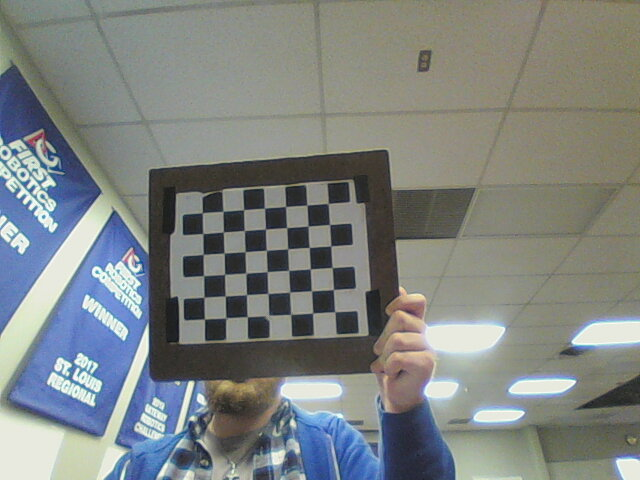
#> input picture assets/img/chessboard/2022-02-01-153053.jpg, 640 x 480 px; its folder holds only this picture in this run
$ python calibrate.py
#> lines starting #> are read from the running program, lines starting #| are printed output that depends on the picture; after the words box and inside, x2 and y2 are one past the last pixel; in counts of white or black regions, pixels touching at a corner belong together; long printed decimals are rounded
#!/bin/python
import numpy as np
import cv2
import glob

# termination criteria
criteria = (cv2.TERM_CRITERIA_EPS + cv2.TERM_CRITERIA_MAX_ITER, 30, 0.001)

# prepare object points, like (0,0,0), (1,0,0), (2,0,0) ....,(6,5,0)
objp = np.zeros((6 * 7, 3), np.float32)
objp[:, :2] = np.mgrid[0:7, 0:6].T.reshape(-1, 2)

# Arrays to store object points and image points from all the images.
objpoints = []  # 3d point in real world space
imgpoints = []  # 2d points in image plane.

images = glob.glob("../assets/img/chessboard/*.jpg")


for fname in images:
    img = cv2.imread(fname)
#> img is the input picture: shape (480, 640, 3); mean B, G, R 129.4, 131.7, 126.8
    gray = cv2.cvtColor(img, cv2.COLOR_BGR2GRAY)
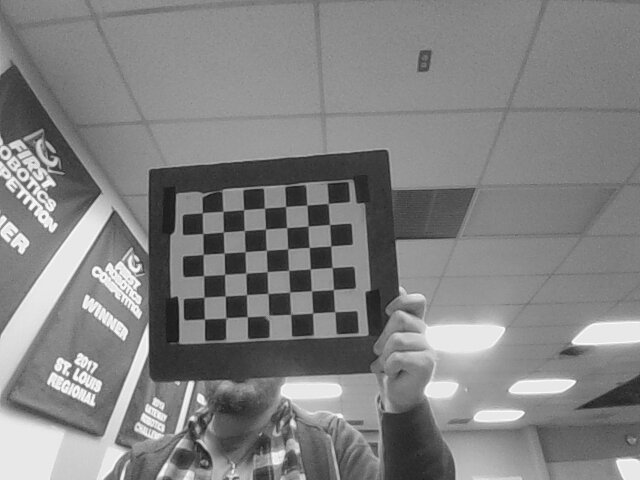
#> gray: shape (480, 640); min 18, max 255, mean 129.9

    # Find the chess board corners
    ret, corners = cv2.findChessboardCorners(gray, (7, 6), None)
#> ret = True; corners = 42 rows, first 8: [335, 311.5], [312.6, 313], [290.6, 314.1], [267, 315.5], [247.4, 316.8], [226.9, 318.5], [204.6, 319], [333.3, 289.6]

    # If found, add object points, image points (after refining them)
    if ret == True:
        objpoints.append(objp)

        corners2 = cv2.cornerSubPix(gray, corners, (11, 11), (-1, -1), criteria)
#> corners2 = 42 rows, first 8: [334.7, 311.7], [312.7, 313], [290.7, 314.3], [268.1, 316], [247.2, 316.6], [225.8, 317.9], [204.5, 318.9], [333.4, 289.5]
        imgpoints.append(corners2)

        # Draw and display the corners
        img = cv2.drawChessboardCorners(img, (7, 6), corners2, ret)
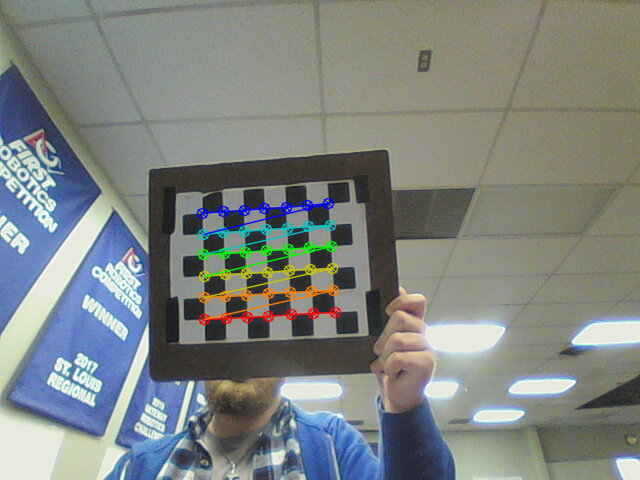
#> img: shape (480, 640, 3); 2.38% of pixels changed, all inside (x1, y1, x2, y2) = (196, 197, 342, 326)
        cv2.imshow("img", img)
        cv2.waitKey(500)

cv2.destroyAllWindows()

ret, mtx, dist, rvecs, tvecs = cv2.calibrateCamera(
    objpoints, imgpoints, gray.shape[::-1], None, None
)
#> ret = 0.147; mtx = [[337.3, 0, 332.1], [0, 335.9, 254.5], [0, 0, 1]]; dist = [[0.209, -1.83, -0.00538, -0.00113, 5.22]]; rvecs = ([0.118, 0.172, 3.07],); tvecs = ([0.116, 2.58, 15.15],)

print(f"Camera Matrix: \n {mtx}")
#| Camera Matrix:
#|  [[337.295    0.         332.130]
#|  [  0.         335.939 254.516]
#|  [  0.           0.           1.        ]]
print(f"Distortion Coeffecients: \n {dist}")
#| Distortion Coeffecients:
#|  [[ 2.08699302e-01 -1.82568058e+00 -5.37874114e-03 -1.13435444e-03
#|    5.22099909e+00]]

$ run again, on assets/img/chessboard/2022-02-01-153106.jpg
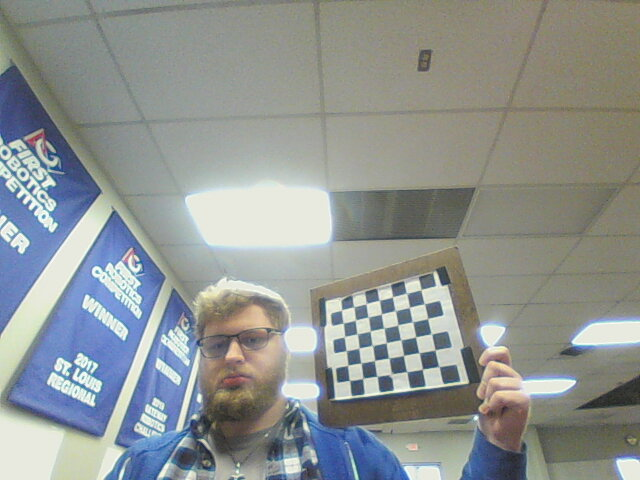
#> input picture assets/img/chessboard/2022-02-01-153106.jpg, 640 x 480 px
#> img is the input picture: shape (480, 640, 3); mean B, G, R 146.1, 148.2, 143.3
#> `gray = cv2.cvtColor(img, cv2.COLOR_BGR2GRAY)`:
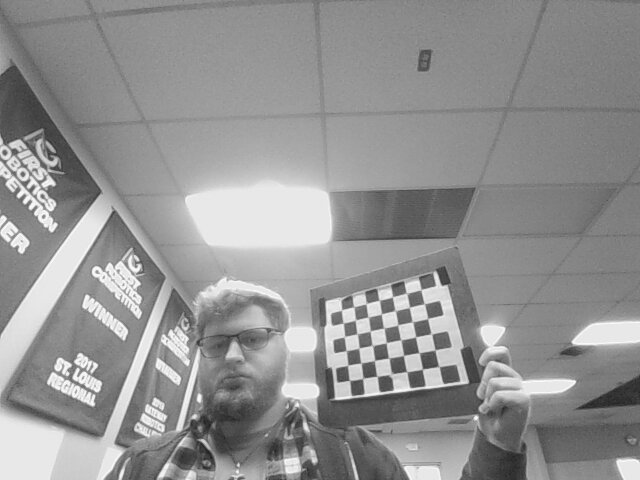
#> gray: shape (480, 640); min 29, max 255, mean 146.5
#> `ret, corners = cv2.findChessboardCorners(gray, (7, 6), None)`: ret = True; corners = 42 rows, first 8: [438.6, 366.4], [422.5, 369], [407.1, 371.8], [392, 375], [377.2, 376.7], [363.1, 378.2], [349.6, 380.5], [435.1, 349.9]
#> corners2 = 42 rows, first 8: [438.8, 366.5], [422.4, 369.2], [406.6, 371.7], [391.2, 374.4], [377.1, 376.2], [362.6, 378.4], [349.5, 380.6], [434.9, 350]
#> `img = cv2.drawChessboardCorners(img, (7, 6), corners2, ret)`:
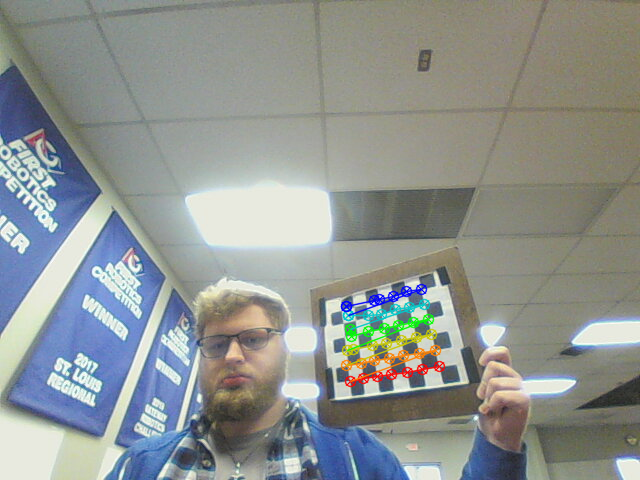
#> img: shape (480, 640, 3); 1.77% of pixels changed, all inside (x1, y1, x2, y2) = (340, 283, 446, 388)
#> `ret, mtx, dist, rvecs, tvecs = cv2.calibrateCamera( objpoints, imgpoin..`: ret = 3.15; mtx = [[223.5, 0, 332.4], [0, 335.2, 263.5], [0, 0, 1]]; dist = [[2.39, -19.65, -0.0632, 0.17, 42.66]]; rvecs = ([0.383, 1.17, 2.77],); tvecs = ([6.74, 4.94, 17.27],)
#| Camera Matrix:
#|  [[223.531   0.         332.352]
#|  [  0.         335.179 263.492]
#|  [  0.           0.           1.        ]]
#| Distortion Coeffecients:
#|  [[  2.392 -19.648  -0.06324   0.17  42.661]]

$ run again, on assets/img/chessboard/2022-02-01-153112.jpg
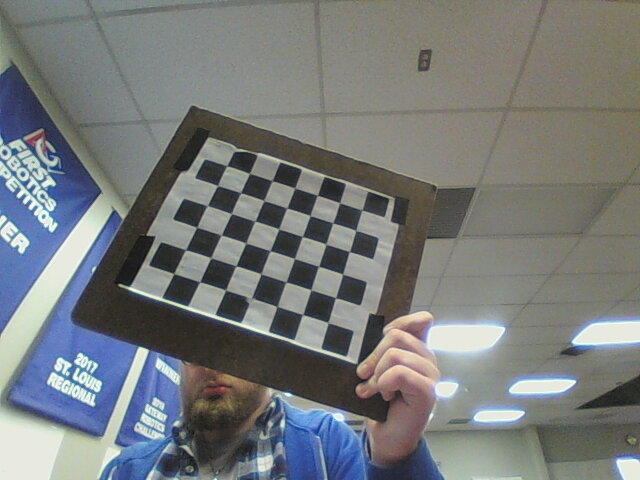
#> input picture assets/img/chessboard/2022-02-01-153112.jpg, 640 x 480 px
#> img is the input picture: shape (480, 640, 3); mean B, G, R 122.2, 122.5, 118.8
#> `gray = cv2.cvtColor(img, cv2.COLOR_BGR2GRAY)`:
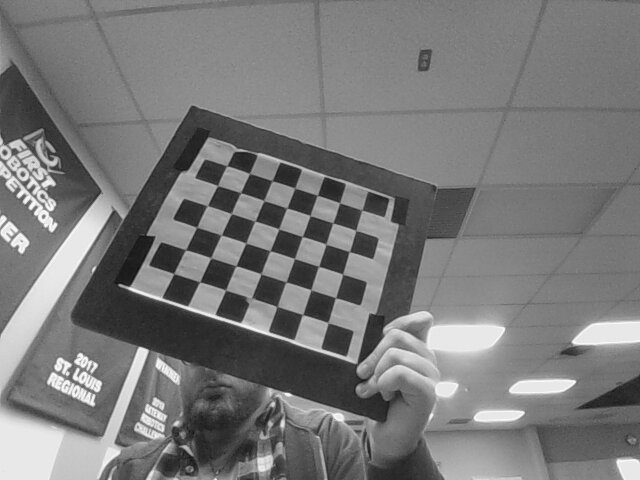
#> gray: shape (480, 640); min 13, max 254, mean 121.4
#> `ret, corners = cv2.findChessboardCorners(gray, (7, 6), None)`: ret = True; corners = 42 rows, first 8: [327.9, 322.9], [302.7, 314.6], [277.2, 306.5], [251.4, 298], [225.5, 290], [199.9, 282], [173.7, 273.7], [335.5, 297.8]
#> corners2 = 42 rows, first 8: [328.3, 322.6], [302.5, 314.5], [277.2, 306.5], [250.4, 298.8], [225.6, 290.1], [199.6, 281.8], [173.8, 273.4], [335.5, 297.6]
#> `img = cv2.drawChessboardCorners(img, (7, 6), corners2, ret)`:
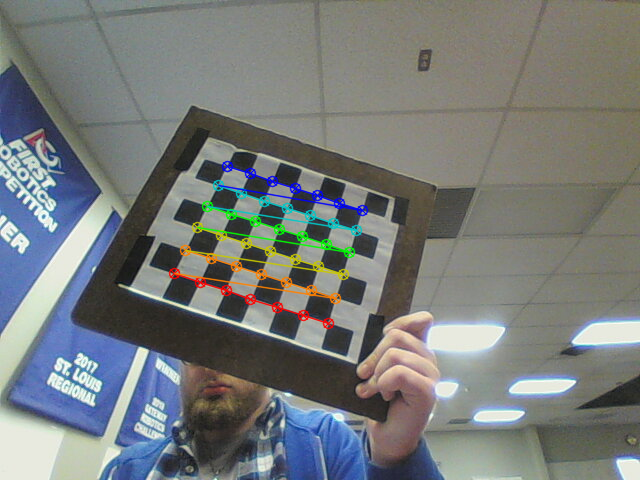
#> img: shape (480, 640, 3); 2.62% of pixels changed, all inside (x1, y1, x2, y2) = (168, 160, 369, 330)
#> `ret, mtx, dist, rvecs, tvecs = cv2.calibrateCamera( objpoints, imgpoin..`: ret = 0.23; mtx = [[419.3, 0, 363.7], [0, 444.6, 266], [0, 0, 1]]; dist = [[0.122, -0.765, -0.00488, -0.000346, 1.69]]; rvecs = ([0.112, -0.656, -2.78],); tvecs = ([-1.35, 2.02, 15.83],)
#| Camera Matrix:
#|  [[419.256   0.         363.741]
#|  [  0.         444.563 265.962]
#|  [  0.           0.           1.        ]]
#| Distortion Coeffecients:
#|  [[ 1.22177387e-01 -7.64976684e-01 -4.87653908e-03 -3.46434228e-04
#|    1.69146379e+00]]
